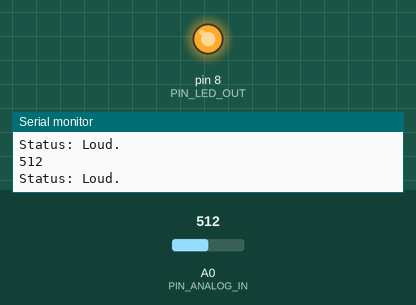
Bench run of a sketch on a simulated Arduino Pro Mini, built with avr-gcc and run on an emulated ATmega328P. On the bench: output pins drawn as LEDs (lit = HIGH), the last lines printed to the serial monitor. The test bench sets the inputs (shaded band); at power-on: A0 (PIN_ANALOG_IN) = 512.

Above: at 1.2 s.
1.3 s: A0 (PIN_ANALOG_IN) set to 66
2.8 s: A0 (PIN_ANALOG_IN) set to 58
At 3.3 s:
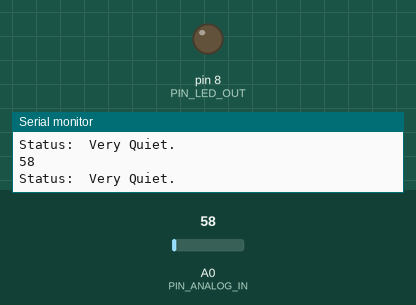
4.3 s: A0 (PIN_ANALOG_IN) set to 122
At 4.7 s:
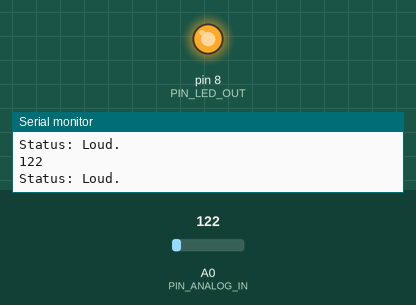
5.8 s: A0 (PIN_ANALOG_IN) set to 50
At 7.2 s:
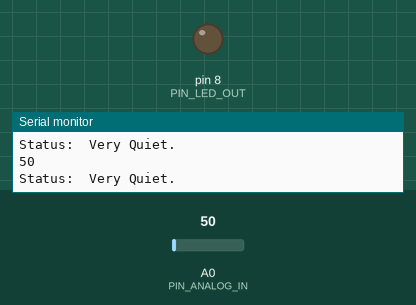
Timing chart, 0 to 8.3 s (numbered marks = the images above; inputs shaded):
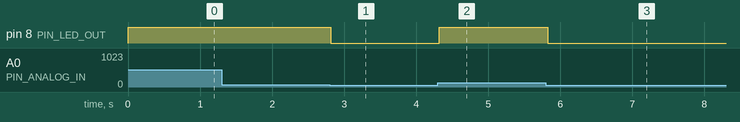

Measured:
- the behaviour switches between 61 and 60 on A0 (PIN_ANALOG_IN) (found by bisection; images 0 and 1)
- after the input at 2.8 s, pin 8 (PIN_LED_OUT): HIGH → LOW at once
- after the input at 4.3 s, pin 8 (PIN_LED_OUT): LOW → HIGH at once
- after the input at 5.8 s, pin 8 (PIN_LED_OUT): HIGH → LOW at once

The sketch:

Sound_detector_test.ino
```cpp
// (licence header left out)
 // Define hardware connections
#define PIN_GATE_IN 2
#define IRQ_GATE_IN  0
#define PIN_LED_OUT 8
#define PIN_ANALOG_IN A0


// soundISR()
// This function is installed as an interrupt service routine for the pin
// change interrupt.  When digital input 2 changes state, this routine
// is called.
// It queries the state of that pin, and sets the onboard LED to reflect that
// pin's state.
/*void soundISR()
{
  int pin_val;

  pin_val = digitalRead(PIN_GATE_IN);
  digitalWrite(PIN_LED_OUT, pin_val);
}*/

void setup()
{
  Serial.begin(9600);

  //  Configure LED pin as output
  pinMode(PIN_LED_OUT, OUTPUT);

  // configure input to interrupt

  // Display status
  Serial.println("Initialized");
}

void loop()
{
  int value;

  // Check the envelope input
  value = analogRead(PIN_ANALOG_IN);
  Serial.println(value);

  // Convert envelope value into a message
  Serial.print("Status: ");
  if(value <= 60)
  {
    Serial.println(" Very Quiet.");
    digitalWrite(PIN_LED_OUT ,LOW);

  }

  else if(value > 60)
  {
    Serial.println("Loud.");
    digitalWrite(PIN_LED_OUT, HIGH);
  }

  // pause for 1 second
  delay(100);
}
```
